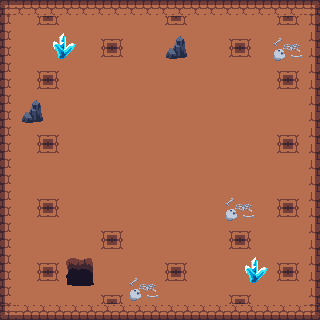

A 2D game scene composited from a Tiled map and its tileset images. What follows is a short description and the map's XML, with every tile layer's data as written:
An orthogonal 20x20 tile map with 16x16 px tiles, 4 tile layers (walls, floor, hole, deco) and 5 objects (4x collision_walls_boss, collision_hole2).

<map version="1.5" tiledversion="1.7.2" orientation="orthogonal" renderorder="right-down" width="20" height="20" tilewidth="16" tileheight="16" infinite="0" nextlayerid="7" nextobjectid="7">
 <tileset firstgid="1" source="Boss_int.tsx" />
 <layer id="1" name="walls" width="20" height="20">
  <data encoding="csv">
129,132,132,132,132,132,132,132,132,132,132,132,132,132,132,132,132,132,132,134,
161,0,0,0,0,0,0,0,0,0,0,0,0,0,0,0,0,0,0,150,
161,0,0,0,0,0,0,0,0,0,0,0,0,0,0,0,0,0,0,150,
161,0,0,0,0,0,0,0,0,0,0,0,0,0,0,0,0,0,0,150,
161,0,0,0,0,0,0,0,0,0,0,0,0,0,0,0,0,0,0,150,
161,0,0,0,0,0,0,0,0,0,0,0,0,0,0,0,0,0,0,150,
161,0,0,0,0,0,0,0,0,0,0,0,0,0,0,0,0,0,0,150,
161,0,0,0,0,0,0,0,0,0,0,0,0,0,0,0,0,0,0,150,
161,0,0,0,0,0,0,0,0,0,0,0,0,0,0,0,0,0,0,150,
161,0,0,0,0,0,0,0,0,0,0,0,0,0,0,0,0,0,0,150,
161,0,0,0,0,0,0,0,0,0,0,0,0,0,0,0,0,0,0,150,
161,0,0,0,0,0,0,0,0,0,0,0,0,0,0,0,0,0,0,150,
161,0,0,0,0,0,0,0,0,0,0,0,0,0,0,0,0,0,0,150,
161,0,0,0,0,0,0,0,0,0,0,0,0,0,0,0,0,0,0,150,
161,0,0,0,0,0,0,0,0,0,0,0,0,0,0,0,0,0,0,150,
161,0,0,0,0,0,0,0,0,0,0,0,0,0,0,0,0,0,0,150,
161,0,0,0,0,0,0,0,0,0,0,0,0,0,0,0,0,0,0,150,
161,0,0,0,0,0,0,0,0,0,0,0,0,0,0,0,0,0,0,150,
161,0,0,0,0,0,0,0,0,0,0,0,0,0,0,0,0,0,0,150,
209,211,211,211,211,211,211,211,211,211,211,211,211,211,211,211,211,211,211,214
</data>
 </layer>
 <layer id="3" name="floor" width="20" height="20">
  <data encoding="csv">
0,0,0,0,0,0,0,0,0,0,0,0,0,0,0,0,0,0,0,0,
0,229,230,231,232,225,226,227,228,229,230,231,232,225,226,227,228,230,231,0,
0,245,246,247,248,241,242,243,244,245,246,247,248,241,242,243,244,246,247,0,
0,225,226,227,228,229,230,231,232,225,226,227,228,229,230,231,232,226,227,0,
0,241,242,243,244,245,246,247,248,179,179,179,244,245,246,247,248,242,243,0,
0,229,230,231,232,225,226,227,228,179,179,179,232,225,226,227,228,230,231,0,
0,245,246,247,248,241,179,179,244,179,246,179,248,241,179,179,244,246,247,0,
0,225,226,227,228,229,179,179,179,179,226,179,228,229,195,195,232,226,227,0,
0,241,242,243,244,245,246,179,179,179,179,179,244,245,246,247,248,242,243,0,
0,229,230,231,232,225,226,179,228,229,179,179,232,225,226,227,228,230,231,0,
0,245,246,247,248,241,179,179,244,245,246,247,248,241,179,179,244,246,247,0,
0,225,226,227,228,229,179,179,179,179,179,227,228,229,195,195,232,226,227,0,
0,241,242,243,244,245,179,179,179,241,179,179,244,245,246,247,248,242,243,0,
0,229,230,231,232,225,226,227,228,229,179,179,232,225,226,227,228,230,231,0,
0,245,246,247,248,241,242,243,244,245,246,247,248,241,242,243,244,246,247,0,
0,225,226,227,228,229,230,231,232,225,226,227,228,229,230,231,232,226,227,0,
0,241,242,243,244,245,246,247,248,241,242,243,244,245,246,247,248,242,243,0,
0,229,230,231,232,225,226,227,228,229,230,231,232,225,226,227,228,230,231,0,
0,245,246,247,248,241,242,243,244,245,246,247,248,241,242,243,244,246,247,0,
0,0,0,0,0,0,0,0,0,0,0,0,0,0,0,0,0,0,0,0
</data>
 </layer>
 <layer id="4" name="hole" width="20" height="20">
  <data encoding="csv">
0,0,0,0,0,0,0,0,0,0,0,0,0,0,0,0,0,0,0,0,
0,0,0,0,0,0,0,0,0,0,0,0,0,0,0,0,0,0,0,0,
0,0,0,0,0,0,0,0,0,0,0,0,0,0,0,0,0,0,0,0,
0,0,0,0,0,0,0,0,0,0,0,0,0,0,0,0,0,0,0,0,
0,0,0,0,0,0,0,0,0,0,0,0,0,0,0,0,0,0,0,0,
0,0,0,0,0,0,0,0,0,0,0,0,0,0,0,0,0,0,0,0,
0,0,0,0,0,0,0,0,0,0,0,0,0,0,0,0,0,0,0,0,
0,0,0,0,0,0,0,0,0,0,0,0,0,0,0,0,0,0,0,0,
0,0,0,0,0,0,0,0,0,0,0,0,0,0,0,0,0,0,0,0,
0,0,0,0,0,0,0,0,0,0,0,0,0,0,0,0,0,0,0,0,
0,0,0,0,0,0,0,0,0,0,0,0,0,0,0,0,0,0,0,0,
0,0,0,0,0,0,0,0,0,0,0,0,0,0,0,0,0,0,0,0,
0,0,0,0,0,0,0,0,0,0,0,0,0,0,0,0,0,0,0,0,
0,0,0,0,0,0,0,0,0,0,0,0,0,0,0,0,0,0,0,0,
0,0,0,0,0,0,0,0,0,0,0,0,0,0,0,0,0,0,0,0,
0,0,0,0,0,0,0,0,0,0,0,0,0,0,0,0,0,0,0,0,
0,0,0,0,167,168,0,0,0,0,0,0,0,0,0,0,0,0,0,0,
0,0,0,0,183,184,0,0,0,0,0,0,0,0,0,0,0,0,0,0,
0,0,0,0,0,0,0,0,0,0,0,0,0,0,0,0,0,0,0,0,
0,0,0,0,0,0,0,0,0,0,0,0,0,0,0,0,0,0,0,0
</data>
 </layer>
 <layer id="5" name="deco" width="20" height="20">
  <data encoding="csv">
0,0,0,0,0,0,0,0,0,0,0,0,0,0,0,0,0,0,0,0,
0,0,0,0,0,0,0,0,0,0,0,0,0,0,0,0,0,0,0,0,
0,0,0,75,76,0,0,0,0,0,15,16,0,0,0,0,0,79,80,0,
0,0,0,91,92,0,0,0,0,0,31,32,0,0,0,0,0,95,96,0,
0,0,0,0,0,0,0,0,0,0,0,0,0,0,0,0,0,0,0,0,
0,0,0,0,0,0,0,0,0,0,0,0,0,0,0,0,0,0,0,0,
0,15,16,0,0,0,0,0,0,0,0,0,0,0,0,0,0,0,0,0,
0,31,32,0,0,0,0,0,0,0,0,0,0,0,0,0,0,0,0,0,
0,0,0,0,0,0,0,0,0,0,0,0,0,0,0,0,0,0,0,0,
0,0,0,0,0,0,0,0,0,0,0,0,0,0,0,0,0,0,0,0,
0,0,0,0,0,0,0,0,0,0,0,0,0,0,0,0,0,0,0,0,
0,0,0,0,0,0,0,0,0,0,0,0,0,0,0,0,0,0,0,0,
0,0,0,0,0,0,0,0,0,0,0,0,0,0,79,80,0,0,0,0,
0,0,0,0,0,0,0,0,0,0,0,0,0,0,95,96,0,0,0,0,
0,0,0,0,0,0,0,0,0,0,0,0,0,0,0,0,0,0,0,0,
0,0,0,0,0,0,0,0,0,0,0,0,0,0,0,0,0,0,0,0,
0,0,0,0,0,0,0,0,0,0,0,0,0,0,0,75,76,0,0,0,
0,0,0,0,0,0,0,0,79,80,0,0,0,0,0,91,92,0,0,0,
0,0,0,0,0,0,0,0,95,96,0,0,0,0,0,0,0,0,0,0,
0,0,0,0,0,0,0,0,0,0,0,0,0,0,0,0,0,0,0,0
</data>
 </layer>
 <objectgroup id="6" name="Object">
  <object id="1" type="collision_walls_boss" x="0" y="0" width="320" height="16" />
  <object id="2" type="collision_walls_boss" x="304" y="16" width="16" height="304" />
  <object id="3" type="collision_walls_boss" x="0" y="304" width="304" height="16" />
  <object id="4" type="collision_walls_boss" x="0" y="16" width="16" height="288" />
  <object id="5" type="collision_hole2" x="64" y="256" width="32" height="32" />
 </objectgroup>
</map>
